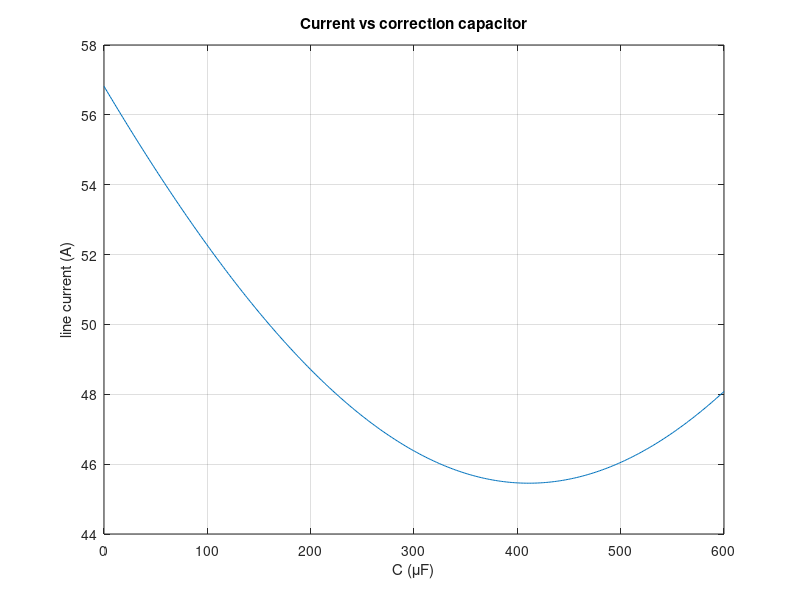

Write the MATLAB code that produced this figure. (Note: this script raises an error after producing the figure.)
% Circuits 1 — Power Factor Correction
%title: Power Factor Correction
%ar-title: تصحيح معامل القدرة
%lesson: c1-power-7
%course: circuits-1

%% Size the capacitor
%ar: Q المطلوب إزالته = P(tan θold − tan θnew)، ثم C = QC/(ω V²).
P = 10e3; V = 220; f = 60; w = 2*pi*f;
Qold = P*tan(acos(0.8)); Qnew = P*tan(acos(0.95));
QC = Qold - Qnew; C = QC/(w*V^2);
fprintf('Qold = %.1f, Qnew = %.1f, QC = %.1f VAR, C = %.1f uF\n', Qold, Qnew, QC, C*1e6)

%% The current drops
%ar: التيار = |S|/V. قبل التصحيح وبعده. نفس القدرة الحقيقية بتيار أقل ⇐ أسلاك أرخص وفقد أقل.
Iold = abs(P + 1j*Qold)/V; Inew = abs(P + 1j*Qnew)/V;
fprintf('I: %.2f A -> %.2f A\n', Iold, Inew)

%% Current versus capacitor size
%ar: نرسم التيار لمدى من المكثفات: ينزل حتى pf = 1 ثم يرجع يرتفع (تصحيح زائد يجعل الحمل سعويًا).
C = linspace(0, 600e-6, 400);
I = abs(P + 1j*(Qold - w*C*V^2))/V;
plot(C*1e6, I); grid on; xlabel('C (\muF)'); ylabel('line current (A)'); title('Current vs correction capacitor')
[Imin, k] = min(I);
fprintf('minimum current %.2f A at C = %.0f uF (pf = 1)\n', Imin, C(k)*1e6)

%%! Project idea: a correction calculator for a whole building
%ar: مشروع: دالة تأخذ P و pf الحالي والمطلوب والجهد والتردد وترجع المكثف وأقرب قيمة قياسية. استخدمها لعدة مبانٍ دفعة واحدة.
for x = [10e3 0.8; 25e3 0.75; 5e3 0.9]'
    c = pfc(x(1), x(2), 0.95, 220, 60);
    fprintf('P = %5.0f W, pf %.2f -> C = %.0f uF\n', x(1), x(2), c*1e6)
end

function C = pfc(P, pf1, pf2, V, f)
    C = P*(tan(acos(pf1)) - tan(acos(pf2))) / (2*pi*f*V^2);
end
